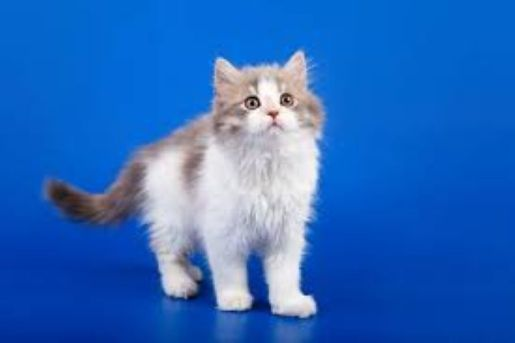
#> input picture data/cat.jpg, 515 x 343 px, found by its file name
$ python 0416.py
#> lines starting #> are read from the running program, lines starting #| are printed output that depends on the picture
# 0416.py
# 영상 어파인 변환(확대/축소, 회전)
import cv2
src = cv2.imread('./data/cat.jpg')
#> src is the input picture: shape (343, 515, 3); mean B, G, R 190.1, 105.6, 42.2

rows, cols, channels = src.shape
#> rows = 343; cols = 515; channels = 3
M1 = cv2.getRotationMatrix2D((cols / 2, rows / 2), 45, 0.5)
M2 = cv2.getRotationMatrix2D((rows / 2, cols / 2), -45, 1.0)

dst1 = cv2.warpAffine(src, M1, (rows, cols))
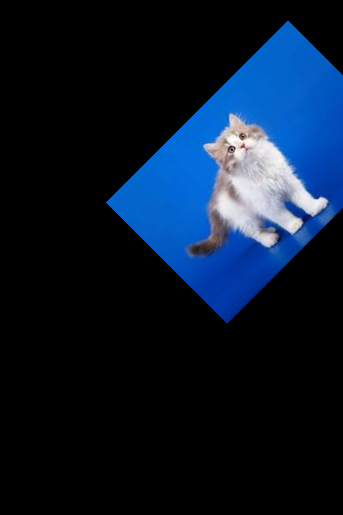
#> dst1: shape (515, 343, 3); mean B, G, R 43.2, 24.7, 10.5
dst2 = cv2.warpAffine(src, M2, (rows, cols))
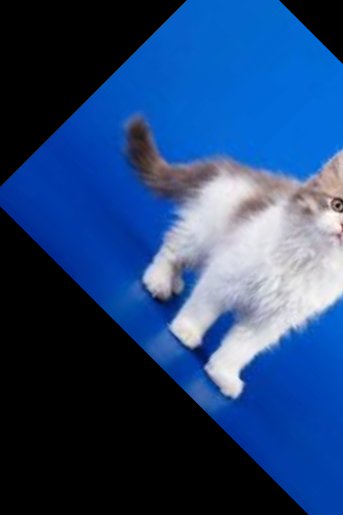
#> dst2: shape (515, 343, 3); mean B, G, R 115, 67.6, 35.5

cv2.imshow('dst1', dst1)
cv2.imshow('dst2', dst2)
cv2.waitKey()
cv2.destroyAllWindows()

$ run again, with data/1209.jpg copied over data/cat.jpg
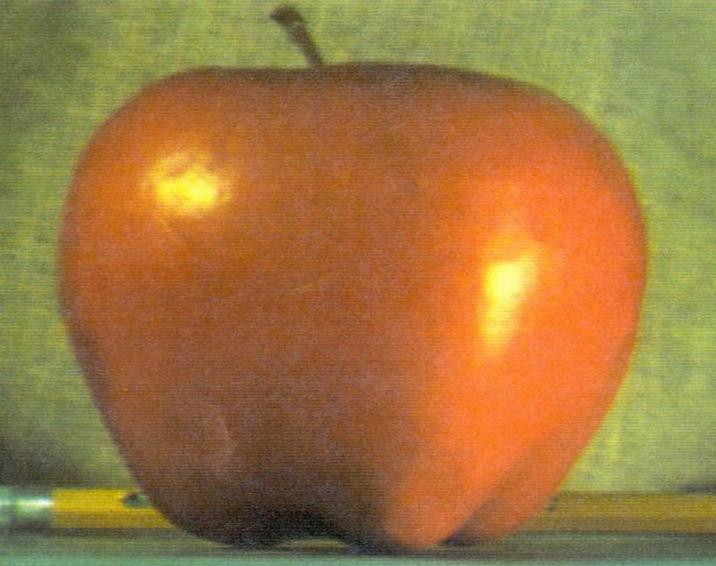
#> input picture data/1209.jpg, 716 x 566 px, found by its file name
#> src is the input picture: shape (566, 716, 3); mean B, G, R 64.8, 119.6, 159.1
#> `dst1 = cv2.warpAffine(src, M1, (rows, cols))`:
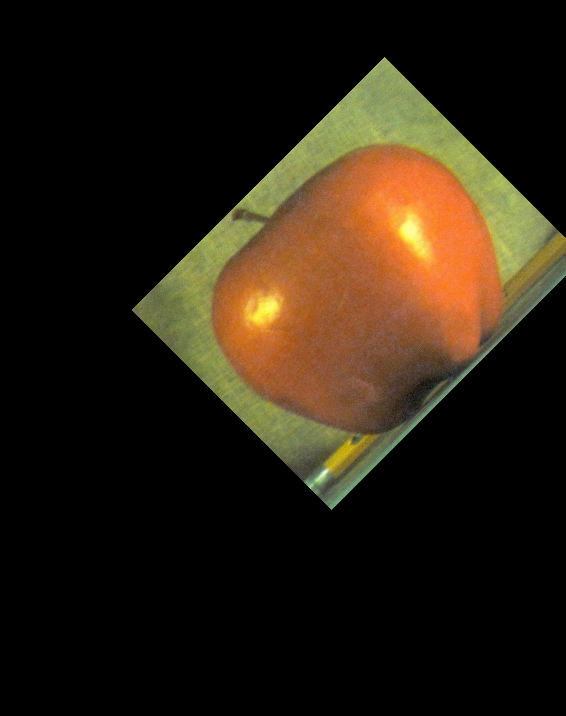
#> dst1: shape (716, 566, 3); mean B, G, R 16.1, 29.8, 39.7
#> `dst2 = cv2.warpAffine(src, M2, (rows, cols))`:
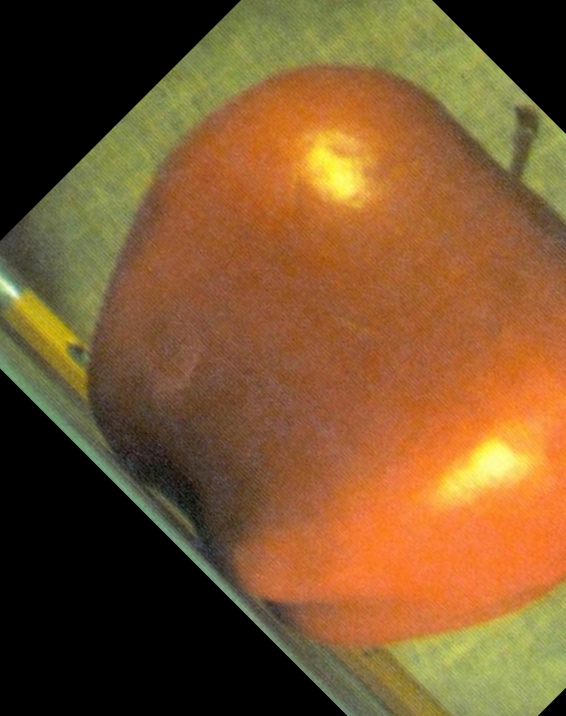
#> dst2: shape (716, 566, 3); mean B, G, R 45.4, 85.2, 121.4
